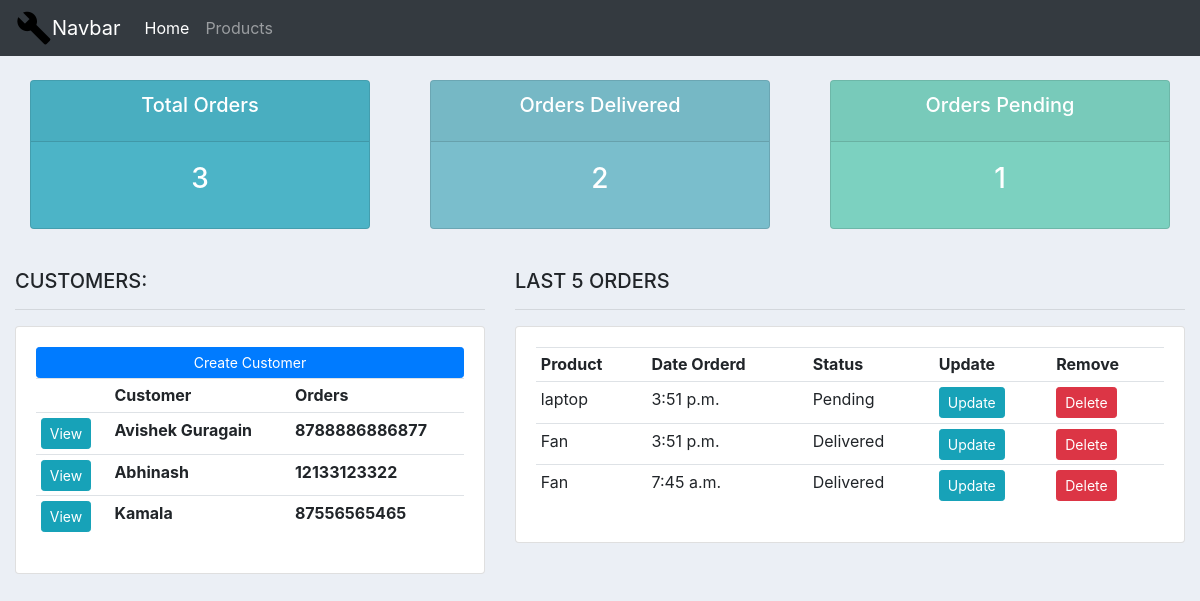
The app's page /, older data.
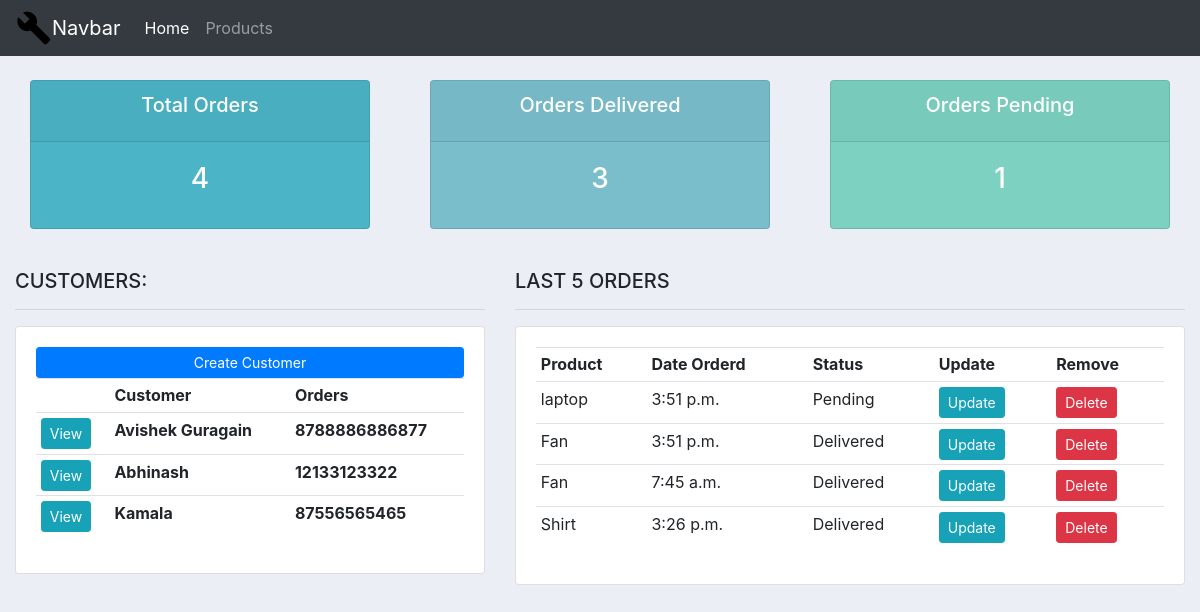
The same page, newer data.
### system/models.py (models this page shows, shortened)
class customer(models.Model):
    name=models.CharField(max_length=100,null=True)
    phone=models.CharField(max_length=100,null=True)
    email=models.CharField(max_length=100,null=True)
    date_created=models.TimeField(auto_now_add=True,null=True)

class Order(models.Model):
    STATUS=(
        ('Pending','Pending'),
        ('Out for delivery','Out for delivery'),
        ('Delivered','Delivered'),
    )
    Customer=models.ForeignKey(customer,null=True,on_delete=models.SET_NULL)
    Products=models.ForeignKey(product,null=True,on_delete=models.SET_NULL)
    Status=models.CharField(max_length=100,null=True,choices=STATUS)
    date_created=models.TimeField(auto_now_add=True,null=True)
    note=models.CharField(max_length=1000,null=True)

class product(models.Model):
    CATEGORY=(
        ('Indoor','Indoor'),
        ('Outdoor','Outdoor'),
    )
    name=models.CharField(max_length=100,null=True)
    price=models.FloatField()
    category=models.CharField(max_length=100,null=True,choices=CATEGORY)
    description=models.CharField(max_length=200,null=True,blank=True)
    date_created=models.TimeField(auto_now_add=True,null=True)
    tags=models.ManyToManyField(Tag)
    def __str__(self):
        return self.name

### system/views.py (the view)
# urls.py: path('',views.home, name='home'),
def home(request):
    order = Order.objects.all()
    Customers = customer.objects.all()
    total_customers = Customers.count()
    total_orders = order.count()
    deliverd = order.filter(Status='Delivered').count()
    pending = order.filter(Status='Pending').count()
    content = {'customers': Customers,
               'orders': order,
               'tot_cust': total_customers,
               'tot_orders': total_orders,
               'delivered': deliverd,
               'pending': pending
               }
    return render(request, 'system/Dashboard.html', content)

### system/templates/system/Dashboard.html
{% extends 'system/base.html' %}
{% block home_active %}active
{% endblock home_active %}
{% block body %}
{% include 'system/status.html' %}
<br>
<div class="row">
	<div class="col-md-5">
		<h5>CUSTOMERS:</h5>
		<hr>
		<div class="card card-body">
			<a class="btn btn-primary  btn-sm btn-block" href="">Create Customer</a>
			<table class="table table-sm">
				<tr>
					<th></th>
					<th>Customer</th>
					<th>Orders</th>
				</tr>
				{%for i in customers%}
				<tr>
					<th><a href="{% url 'customers' i.id%} " class="btn btn-sm btn-info">View</a></th>
					<th>{{i.name}}</th>
					<th>{{i.phone}}</th>
				</tr>
				{%endfor%}
			</table>
		</div>
	</div>
	<div class="col-md-7">
		<h5>LAST 5 ORDERS</h5>
		<hr>
		<div class="card card-body">
			<table class="table table-sm">
				<tr>
					<th>Product</th>
					<th>Date Orderd</th>
					<th>Status</th>
					<th>Update</th>
					<th>Remove</th>
				</tr>
				{% for order in orders %}
					<tr>
						<td>{{order.Products}}</td>
						<td>{{order.date_created}}</td>
						<td>{{order.Status}}</td>
						<td><a href="{%url 'update_order' order.id%}" class="btn btn-sm btn-info">Update</a></td>
						<td><a href="{%url 'delete_order' order.id%}" class="btn btn-sm btn-danger">Delete</a></td>
					</tr>
				{% endfor %}
			</table>
		</div>
	</div>
</div>
{% endblock body %}

Row changes from the older to the newer data that the page shows:
added Order: Products "Shirt", date_created "3:26 p.m.", Status "Delivered"
Text that changed along with them:
{{ tot_orders }}: "3" → "4"
{{ delivered }}: "2" → "3"
